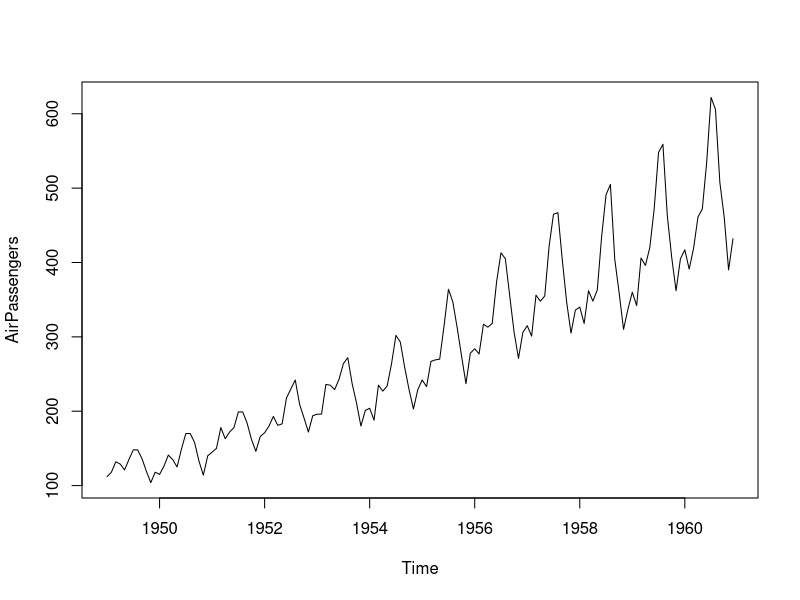
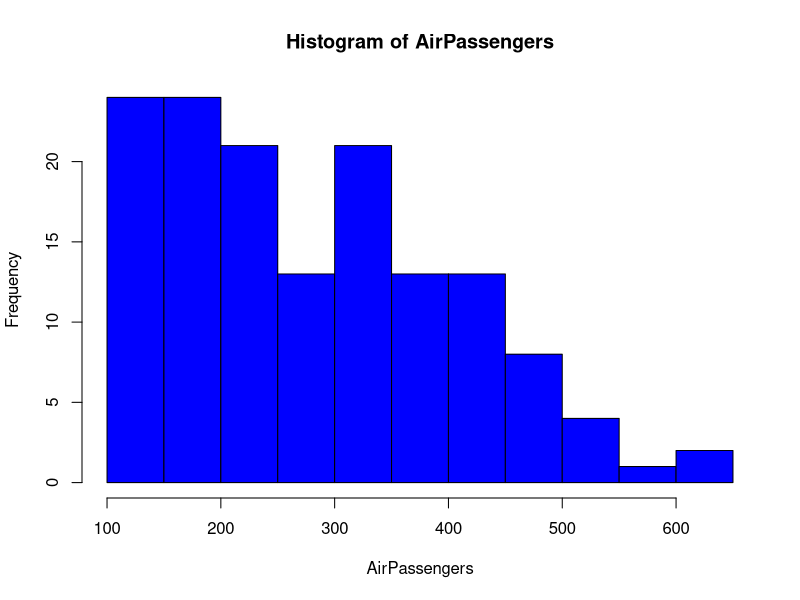
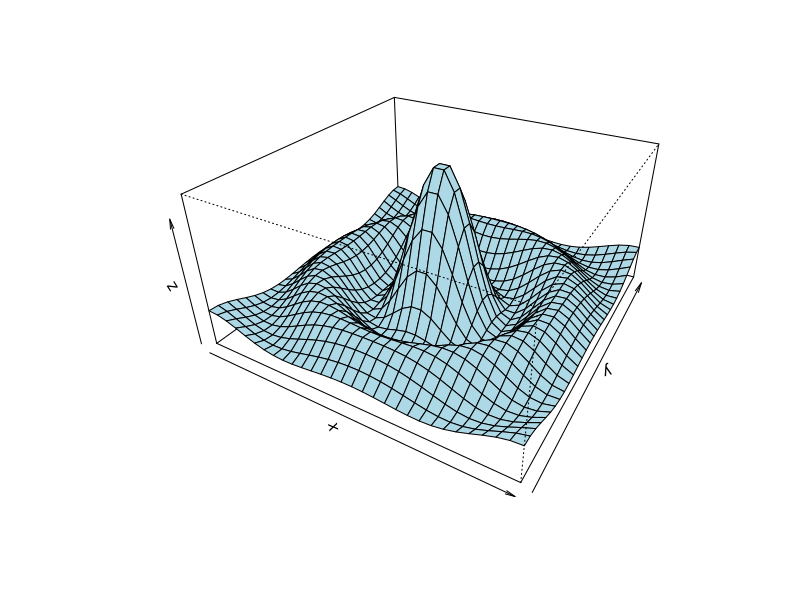
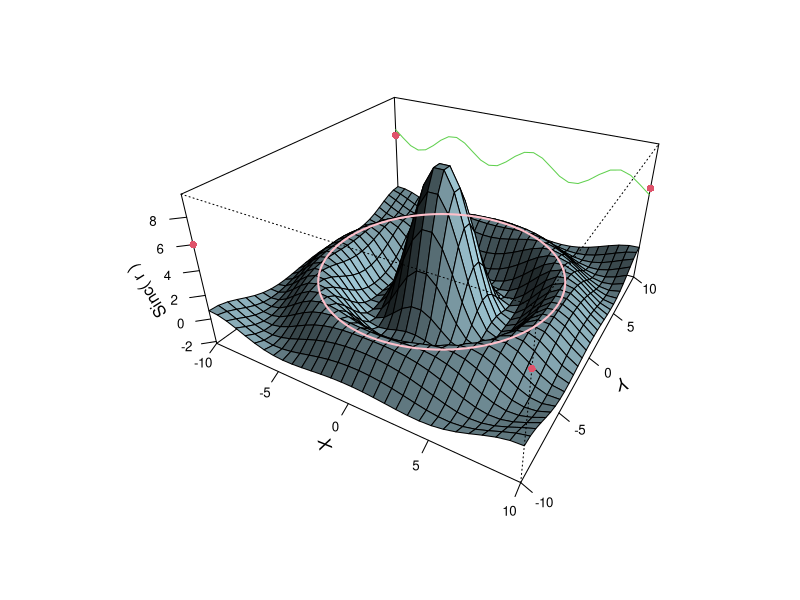
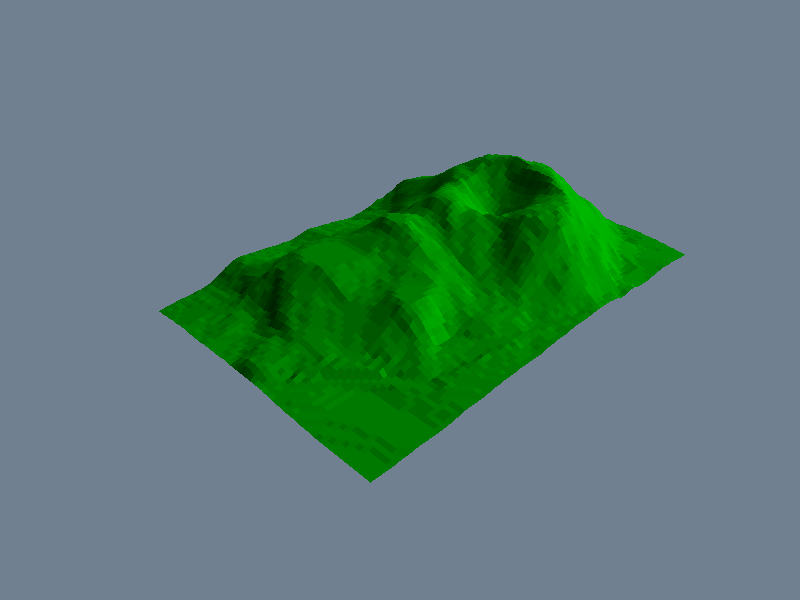
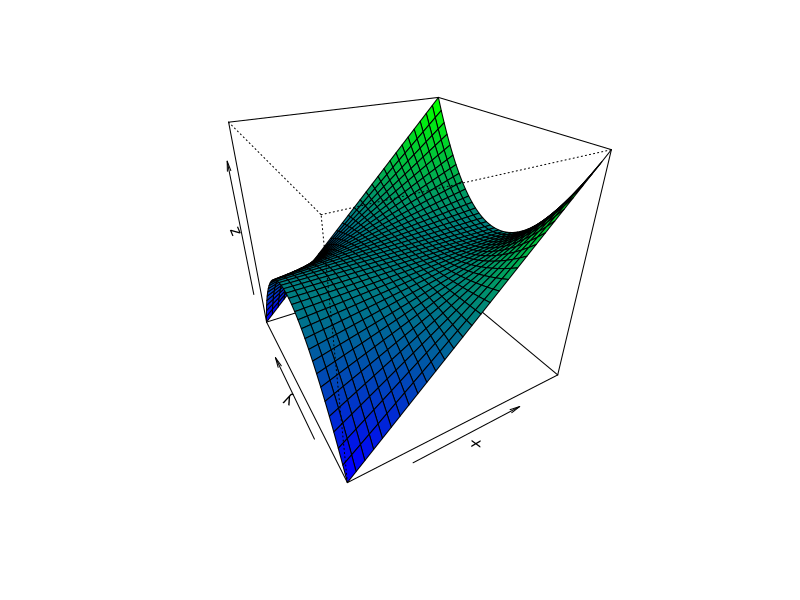
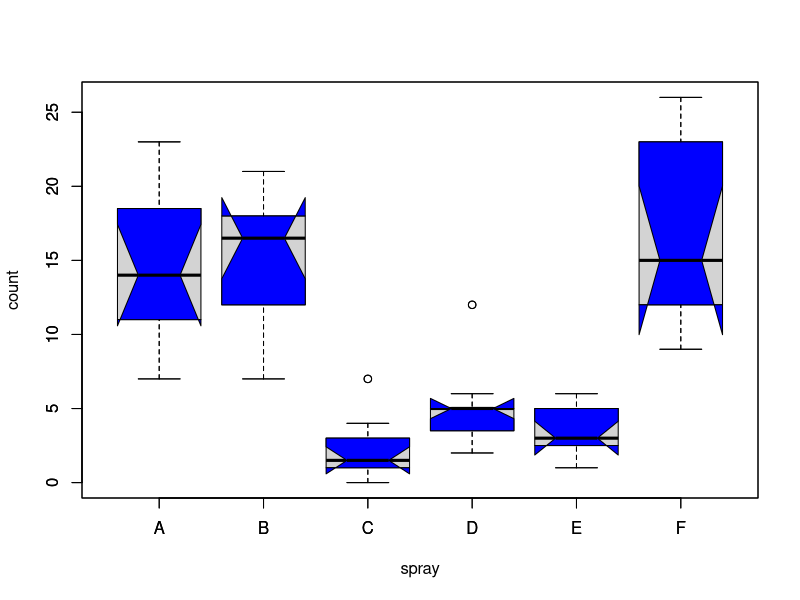
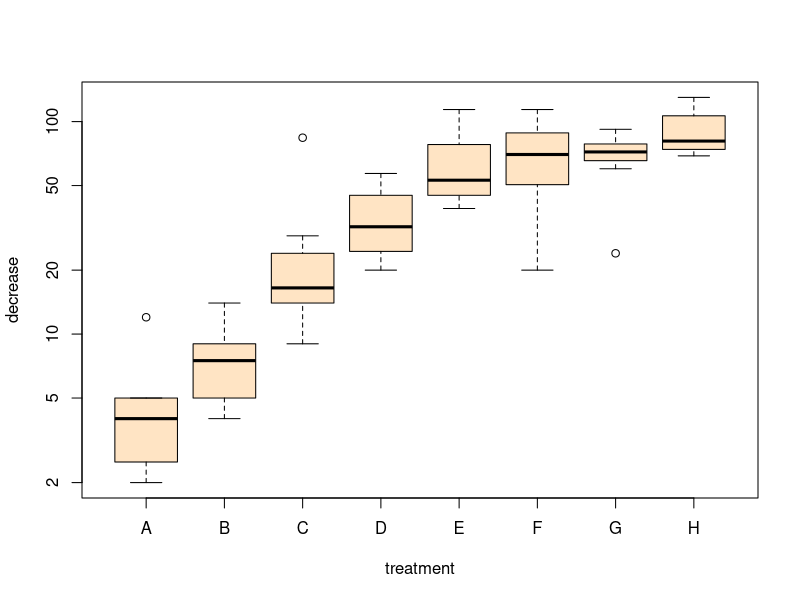

The R source for these figures, in order: (Note: this script raises an error after producing the figures.)
#  Author:  Bryan Cafferky
#
#   Purpose:  To do stuff.
#

#  Help tab to get to documents.
#
#  Built in available packages.
#
#  R comes with built in data to play with...

#  List available built-in datasets...
data()

# Examples...
AirPassengers

plot(AirPassengers)

class(AirPassengers)

mode(AirPassengers)   #  what is the data type of each element?

hist(AirPassengers, col='blue')   # Historgram

#  See example graphs
example(persp)

example(boxplot)

#  Nice data viewing...
View(mtcars)

#  Handy data editor...
edit(mtcars)



